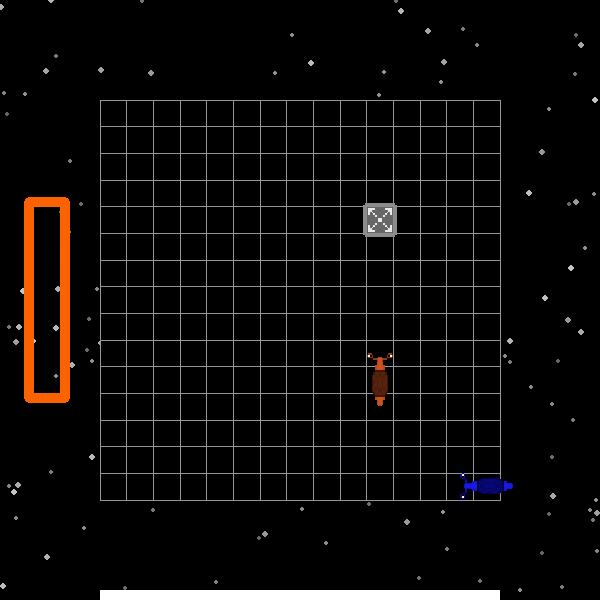
#> input picture images/bombe/image0.png, 600 x 600 px, found by its file name; its folder holds 3 pictures in this run
$ python cropping.py
#> lines starting #> are read from the running program, lines starting #| are printed output that depends on the picture
from PIL import Image
import numpy as np
import os

path = os.path.join("images",input("folder: "))
#> the answer given: bombe
if not os.path.isdir(path):
    print("unknowned folder")
    exit()
listfile = os.listdir(path)
x, y, w, h = 286, 126, 188, 241
#x, y, w, h = 260, 153, 241, 241
cropcoo = (x, y, x+w, y+h)
os.makedirs(path+"_cropped", exist_ok=True)
for i, p in enumerate(listfile):
    img = Image.open(os.path.join(path, p))
#> img is the input picture: PIL image 600x600 RGB; mean R, G, B 12.5, 10.4, 9.3
    img = img.crop(cropcoo)
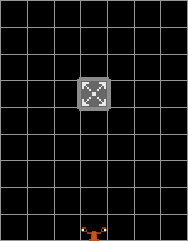
#> img: PIL image 188x241 RGB; mean R, G, B 15.8, 15.5, 15.4
#> pass 3 of the loop `for i, p in enumerate(listfile):`:
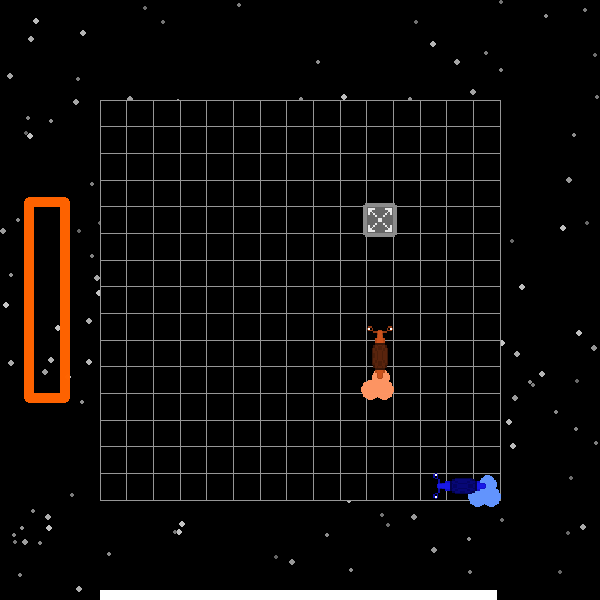
#> input picture images/bombe/image2.png, 600 x 600 px, found by its file name
#> img is the input picture: PIL image 600x600 RGB; mean R, G, B 13.2, 11, 10
#> `img = img.crop(cropcoo)`:
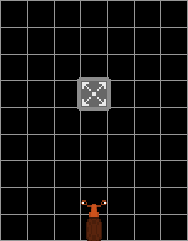
#> img: PIL image 188x241 RGB; mean R, G, B 16.5, 15.8, 15.5
    img.save(os.path.join(path+"_cropped",f"image{i}.png"))
